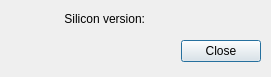
<?xml version="1.0" encoding="UTF-8"?>
<ui version="4.0">
 <class>InformationDialog</class>
 <widget class="QDialog" name="InformationDialog">
  <property name="geometry">
   <rect>
    <x>0</x>
    <y>0</y>
    <width>271</width>
    <height>77</height>
   </rect>
  </property>
  <property name="minimumSize">
   <size>
    <width>271</width>
    <height>77</height>
   </size>
  </property>
  <property name="maximumSize">
   <size>
    <width>271</width>
    <height>77</height>
   </size>
  </property>
  <property name="windowTitle">
   <string>Device Information</string>
  </property>
  <property name="windowIcon">
   <iconset resource="resources.qrc">
    <normaloff>:/icons/icons/active64.png</normaloff>
    <normalon>:/icons/icons/active64.png</normalon>
    <disabledoff>:/icons/icons/greyed64.png</disabledoff>
    <disabledon>:/icons/icons/greyed64.png</disabledon>
    <activeoff>:/icons/icons/active64.png</activeoff>
    <activeon>:/icons/icons/active64.png</activeon>
    <selectedoff>:/icons/icons/selected64.png</selectedoff>
    <selectedon>:/icons/icons/selected64.png</selectedon>:/icons/icons/active64.png</iconset>
  </property>
  <property name="locale">
   <locale language="English" country="UnitedStates"/>
  </property>
  <widget class="QDialogButtonBox" name="buttonBox">
   <property name="geometry">
    <rect>
     <x>10</x>
     <y>36</y>
     <width>251</width>
     <height>31</height>
    </rect>
   </property>
   <property name="orientation">
    <enum>Qt::Horizontal</enum>
   </property>
   <property name="standardButtons">
    <set>QDialogButtonBox::Close</set>
   </property>
  </widget>
  <widget class="QLabel" name="labelSiliconVersion">
   <property name="geometry">
    <rect>
     <x>10</x>
     <y>10</y>
     <width>135</width>
     <height>17</height>
    </rect>
   </property>
   <property name="text">
    <string>Silicon version:</string>
   </property>
   <property name="alignment">
    <set>Qt::AlignRight|Qt::AlignTrailing|Qt::AlignVCenter</set>
   </property>
  </widget>
  <widget class="QLabel" name="labelSiliconVersionValue">
   <property name="geometry">
    <rect>
     <x>150</x>
     <y>10</y>
     <width>111</width>
     <height>17</height>
    </rect>
   </property>
   <property name="text">
    <string/>
   </property>
  </widget>
 </widget>
 <resources>
  <include location="resources.qrc"/>
 </resources>
 <connections>
  <connection>
   <sender>buttonBox</sender>
   <signal>rejected()</signal>
   <receiver>InformationDialog</receiver>
   <slot>close()</slot>
   <hints>
    <hint type="sourcelabel">
     <x>135</x>
     <y>51</y>
    </hint>
    <hint type="destinationlabel">
     <x>135</x>
     <y>38</y>
    </hint>
   </hints>
  </connection>
 </connections>
</ui>
